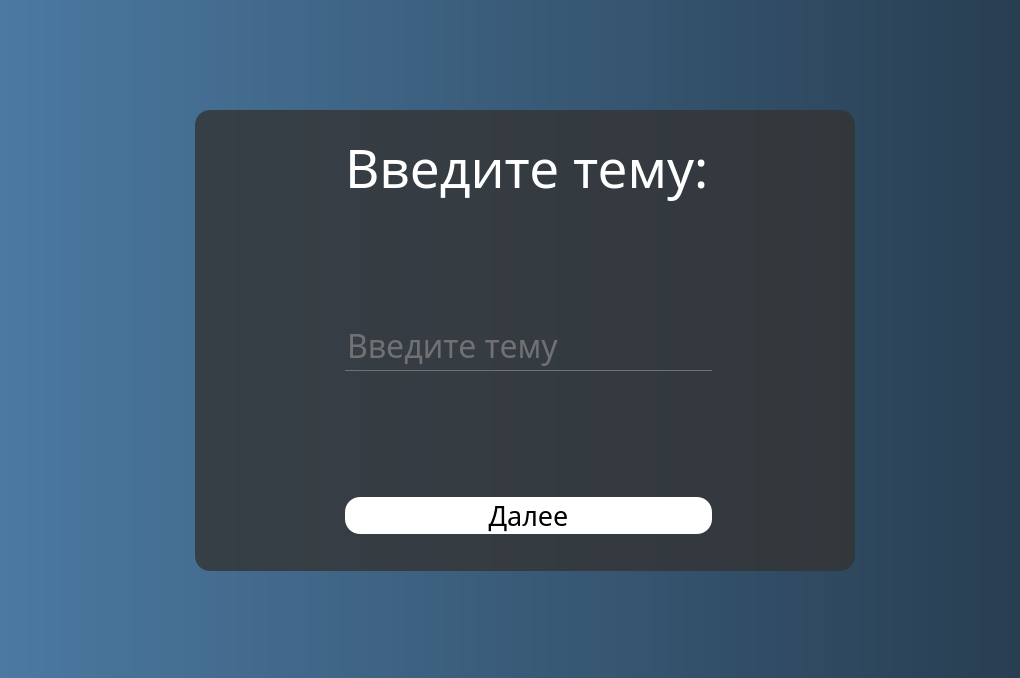
<?xml version="1.0" encoding="UTF-8"?>
<ui version="4.0">
 <class>Form</class>
 <widget class="QWidget" name="Form">
  <property name="geometry">
   <rect>
    <x>0</x>
    <y>0</y>
    <width>1020</width>
    <height>678</height>
   </rect>
  </property>
  <property name="minimumSize">
   <size>
    <width>1020</width>
    <height>678</height>
   </size>
  </property>
  <property name="maximumSize">
   <size>
    <width>1020</width>
    <height>678</height>
   </size>
  </property>
  <property name="windowTitle">
   <string>Form</string>
  </property>
  <property name="styleSheet">
   <string notr="true">#Form{
background: qlineargradient(spread:pad, x1:0, y1:0, x2:1, y2:0, stop:0 rgba(75, 121, 161, 255), stop:1 rgba(40, 62, 81, 255));}
*{font-family:  century gothic;}
QLineEdit{
background: transparent;
border: none;
color: #717072;
border-bottom: 1px solid #717072;
font-size: 24pt;

}</string>
  </property>
  <widget class="QWidget" name="widget" native="true">
   <property name="geometry">
    <rect>
     <x>195</x>
     <y>110</y>
     <width>660</width>
     <height>461</height>
    </rect>
   </property>
   <property name="minimumSize">
    <size>
     <width>0</width>
     <height>0</height>
    </size>
   </property>
   <property name="styleSheet">
    <string notr="true">#widget{
background: rgba(51, 51, 51, 0.8);
border-radius: 15px;
}</string>
   </property>
   <widget class="QWidget" name="">
    <property name="geometry">
     <rect>
      <x>150</x>
      <y>10</y>
      <width>367</width>
      <height>414</height>
     </rect>
    </property>
    <layout class="QVBoxLayout" name="verticalLayout">
     <item>
      <widget class="QLabel" name="label">
       <property name="styleSheet">
        <string notr="true">font-family:  century gothic;
font-size: 40pt;
color: white;</string>
       </property>
       <property name="text">
        <string>Введите тему:</string>
       </property>
      </widget>
     </item>
     <item>
      <spacer name="horizontalSpacer_2">
       <property name="orientation">
        <enum>Qt::Horizontal</enum>
       </property>
       <property name="sizeHint" stdset="0">
        <size>
         <width>40</width>
         <height>100</height>
        </size>
       </property>
      </spacer>
     </item>
     <item>
      <widget class="QLineEdit" name="lineEdit">
       <property name="minimumSize">
        <size>
         <width>0</width>
         <height>50</height>
        </size>
       </property>
       <property name="text">
        <string>Введите тему</string>
       </property>
      </widget>
     </item>
     <item>
      <spacer name="horizontalSpacer">
       <property name="orientation">
        <enum>Qt::Horizontal</enum>
       </property>
       <property name="sizeHint" stdset="0">
        <size>
         <width>40</width>
         <height>120</height>
        </size>
       </property>
      </spacer>
     </item>
     <item>
      <widget class="QPushButton" name="pushButton">
       <property name="styleSheet">
        <string notr="true">
#pushButton{

border-radius: 15px;
background-color: #fff;
font-size: 20pt;}


#pushButton:hover{
transition: transform 1s;


border: 5px, 5px, 5px, 5px solid #717072;
background: #eee;
font-size: 20pt;}


</string>
       </property>
       <property name="text">
        <string>Далее</string>
       </property>
      </widget>
     </item>
    </layout>
   </widget>
  </widget>
 </widget>
 <resources/>
 <connections/>
</ui>
